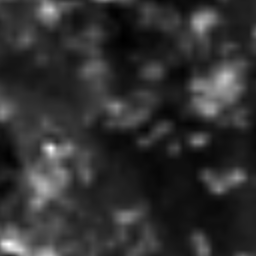
%> input picture 1816_nonHAB/B01_raw.tif, 256 x 256 px; the run also reads 2 pictures not shown here
$ octave cnn_attempt_1.m   (GNU Octave 9; MATLAB toolbox functions it lacks are replaced by stand-ins)
%> lines starting %> are read from the running program, lines starting %| are printed output that depends on the picture
% Dataset:
% https://huggingface.co/datasets/kostaspic/amfitrite-open-waters-hab-sentinel2

filepath = ".\1816_nonHAB"

t1  = imread(fullfile(filepath,"B01_raw.tif"));
%> t1 is the input picture: size 256x256 uint16; min 29, max 588, mean 136.1
t2  = imread(fullfile(filepath,"B02_raw.tif"));
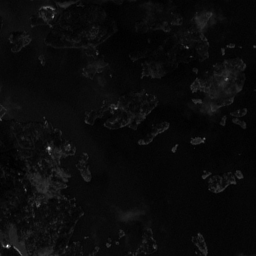
%> input picture 1816_nonHAB/B02_raw.tif, 256 x 256 px
%> t2 is the input picture: size 256x256 uint16; min 9, max 4288, mean 195.6
t3  = imread(fullfile(filepath,"B03_raw.tif"));
t4  = imread(fullfile(filepath,"B04_raw.tif"));
t5  = imread(fullfile(filepath,"B05_raw.tif"));
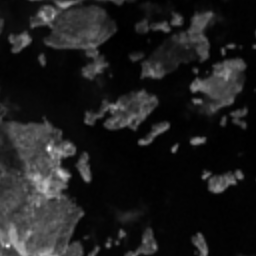
%> input picture 1816_nonHAB/B05_raw.tif, 256 x 256 px
%> t5 is the input picture: size 256x256 uint16; min 1, max 2431, mean 278.9
t6  = imread(fullfile(filepath,"B06_raw.tif"));
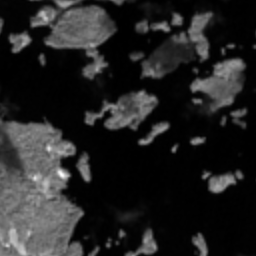
%> input picture 1816_nonHAB/B06_raw.tif, 256 x 256 px
%> t6 is the input picture: size 256x256 uint16; min 1, max 3024, mean 422.9
%> (the run ends here)
